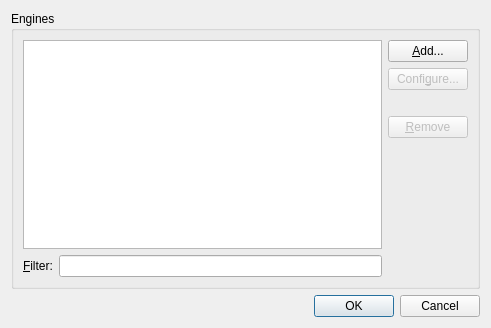
<ui version="4.0" >
 <class>EngineManagementDialog</class>
 <widget class="QDialog" name="EngineManagementDialog" >
  <property name="geometry" >
   <rect>
    <x>0</x>
    <y>0</y>
    <width>491</width>
    <height>328</height>
   </rect>
  </property>
  <property name="windowTitle" >
   <string>Manage Chess Engines</string>
  </property>
  <layout class="QGridLayout" name="gridLayout_2" >
   <item row="0" column="0" >
    <layout class="QVBoxLayout" name="verticalLayout_3" >
     <item>
      <widget class="QGroupBox" name="groupBox" >
       <property name="title" >
        <string>Engines</string>
       </property>
       <layout class="QGridLayout" name="gridLayout_4" >
        <item row="0" column="0" >
         <layout class="QGridLayout" name="gridLayout" >
          <item row="1" column="1" >
           <layout class="QVBoxLayout" name="verticalLayout" >
            <item>
             <widget class="QPushButton" name="m_addBtn" >
              <property name="text" >
               <string>&amp;Add...</string>
              </property>
             </widget>
            </item>
            <item>
             <widget class="QPushButton" name="m_configureBtn" >
              <property name="enabled" >
               <bool>false</bool>
              </property>
              <property name="text" >
               <string>Confi&amp;gure...</string>
              </property>
             </widget>
            </item>
            <item>
             <spacer name="verticalSpacer_2" >
              <property name="orientation" >
               <enum>Qt::Vertical</enum>
              </property>
              <property name="sizeType" >
               <enum>QSizePolicy::Fixed</enum>
              </property>
              <property name="sizeHint" stdset="0" >
               <size>
                <width>0</width>
                <height>20</height>
               </size>
              </property>
             </spacer>
            </item>
            <item>
             <widget class="QPushButton" name="m_removeBtn" >
              <property name="enabled" >
               <bool>false</bool>
              </property>
              <property name="text" >
               <string>&amp;Remove</string>
              </property>
             </widget>
            </item>
            <item>
             <spacer name="verticalSpacer" >
              <property name="orientation" >
               <enum>Qt::Vertical</enum>
              </property>
              <property name="sizeHint" stdset="0" >
               <size>
                <width>20</width>
                <height>40</height>
               </size>
              </property>
             </spacer>
            </item>
           </layout>
          </item>
          <item row="1" column="0" >
           <widget class="QListView" name="m_enginesList" />
          </item>
          <item row="2" column="0" >
           <layout class="QGridLayout" name="gridLayout_3" >
            <item row="0" column="0" >
             <widget class="QLabel" name="label" >
              <property name="text" >
               <string>&amp;Filter:</string>
              </property>
              <property name="buddy" >
               <cstring>m_filterEnginesEdit</cstring>
              </property>
             </widget>
            </item>
            <item row="0" column="1" >
             <widget class="QLineEdit" name="m_filterEnginesEdit" />
            </item>
           </layout>
          </item>
         </layout>
        </item>
       </layout>
      </widget>
     </item>
     <item>
      <widget class="QDialogButtonBox" name="buttonBox" >
       <property name="standardButtons" >
        <set>QDialogButtonBox::Cancel|QDialogButtonBox::Ok</set>
       </property>
      </widget>
     </item>
    </layout>
   </item>
  </layout>
 </widget>
 <tabstops>
  <tabstop>m_enginesList</tabstop>
  <tabstop>m_addBtn</tabstop>
  <tabstop>m_configureBtn</tabstop>
  <tabstop>m_removeBtn</tabstop>
  <tabstop>m_filterEnginesEdit</tabstop>
  <tabstop>buttonBox</tabstop>
 </tabstops>
 <resources/>
 <connections>
  <connection>
   <sender>buttonBox</sender>
   <signal>accepted()</signal>
   <receiver>EngineManagementDialog</receiver>
   <slot>accept()</slot>
   <hints>
    <hint type="sourcelabel" >
     <x>383</x>
     <y>305</y>
    </hint>
    <hint type="destinationlabel" >
     <x>490</x>
     <y>225</y>
    </hint>
   </hints>
  </connection>
  <connection>
   <sender>buttonBox</sender>
   <signal>rejected()</signal>
   <receiver>EngineManagementDialog</receiver>
   <slot>reject()</slot>
   <hints>
    <hint type="sourcelabel" >
     <x>460</x>
     <y>305</y>
    </hint>
    <hint type="destinationlabel" >
     <x>490</x>
     <y>272</y>
    </hint>
   </hints>
  </connection>
 </connections>
</ui>
